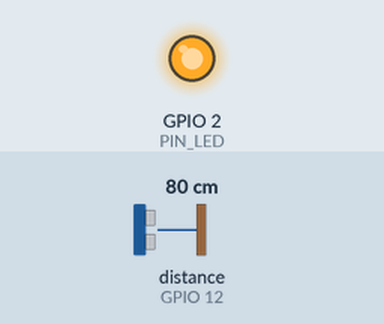
Simulated run of this sketch. Board: ESP8266 (NodeMCU). Shown: output pins drawn as LEDs (lit = HIGH). Wiring (inferred from the names in the program): ultrasonic range finder: trigger GPIO 14; echo GPIO 12. The test bench sets the inputs (shaded band); at power-on: distance to the obstacle (sensor on GPIO 12) 80 cm. The echo pulse lasts 58.3 µs per cm; WiFi joins after 1.5 s; servers stay silent unless stated; uploads are accepted with an empty reply; pins used as bus, display or sensor lines are not drawn; what the sketch prints to the serial monitor is not drawn.

Above: at 3.7 s.
3.8 s: distance to the obstacle (sensor on GPIO 12) set to 2 cm
At 5.21 s:
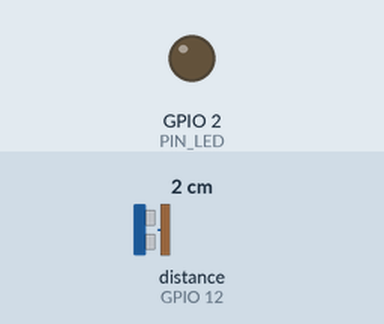
6.6 s: distance to the obstacle (sensor on GPIO 12) set to 9 cm
Timing chart, 0 to 16.5 s (numbered marks = the images above; inputs shaded):
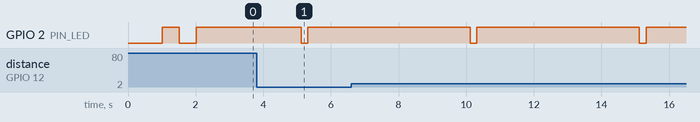

The sketch:

garbage_bin.ino
```cpp
/**
 * ============================================================================
 * SmartBin — IoT-Enabled Garbage Bin Monitoring System
 * Target Board: ESP8266 NodeMCU (ESP-12E Module)
 * Ultrasonic Sensor: HC-SR04
 * Protocol: HTTP POST / JSON Telemetry
 * ============================================================================
 *
 * Pin Mapping:
 *   HC-SR04 VCC  -> NodeMCU VIN (5V Supply)
 *   HC-SR04 GND  -> NodeMCU GND
 *   HC-SR04 TRIG -> NodeMCU D5 (GPIO 14)
 *   HC-SR04 ECHO -> Voltage Divider (1k / 2k) -> NodeMCU D6 (GPIO 12)
 *
 * CAUTION: ESP8266 GPIO inputs are 3.3V logic. Always use a voltage divider
 * (1k ohm in series, 2k ohm to GND) between HC-SR04 ECHO (5V) and NodeMCU GPIO12.
 * ============================================================================
 */

#include <ESP8266WiFi.h>
#include <ESP8266HTTPClient.h>
#include <WiFiClient.h>

// Attempt to load user configuration file if present
#if __has_include("config.h")
  #include "config.h"
#elif __has_include("config.example.h")
  #include "config.example.h"
#endif

// Default fallback configuration parameters if not defined in config.h
#ifndef WIFI_SSID
  #define WIFI_SSID "Wokwi-GUEST"
#endif
#ifndef WIFI_PASSWORD
  #define WIFI_PASSWORD ""
#endif
#ifndef DEVICE_BIN_ID
  #define DEVICE_BIN_ID "BIN-001"
#endif
#ifndef BACKEND_API_URL
  #define BACKEND_API_URL "http://host.wokwi.internal:5000/api/bins/data"
#endif
#ifndef EMPTY_DISTANCE_CM
  #define EMPTY_DISTANCE_CM 40.0f
#endif
#ifndef FULL_DISTANCE_CM
  #define FULL_DISTANCE_CM 5.0f
#endif
#ifndef MAX_VALID_TOLERANCE
  #define MAX_VALID_TOLERANCE 10.0f
#endif
#ifndef THRESHOLD_COLLECTION
  #define THRESHOLD_COLLECTION 80.0f
#endif
#ifndef THRESHOLD_URGENT
  #define THRESHOLD_URGENT 95.0f
#endif
#ifndef TELEMETRY_INTERVAL_MS
  #define TELEMETRY_INTERVAL_MS 5000
#endif
#ifndef FILTER_SAMPLE_COUNT
  #define FILTER_SAMPLE_COUNT 5
#endif

// Hardware Pin Definitions
#define PIN_TRIG 14  // NodeMCU D5 / GPIO 14
#define PIN_ECHO 12  // NodeMCU D6 / GPIO 12
#define PIN_LED   2  // Built-in LED on ESP-12 (Active LOW)

// Ultrasonic parameters
#define SOUND_SPEED_CM_PER_US 0.0343f
#define PULSE_TIMEOUT_US      30000UL // 30ms timeout (~5.1 meters max)

// Runtime variables
unsigned long lastTransmissionTime = 0;
unsigned int transmissionCounter = 0;

void setup() {
  Serial.begin(115200);
  delay(1000);

  Serial.println();
  Serial.println(F("======================================================"));
  Serial.println(F(" SmartBin IoT Firmware v1.0.0 — ESP8266 NodeMCU"));
  Serial.print(F(" Device ID: "));
  Serial.println(DEVICE_BIN_ID);
  Serial.println(F("======================================================"));

  // Initialize GPIO
  pinMode(PIN_TRIG, OUTPUT);
  pinMode(PIN_ECHO, INPUT);
  pinMode(PIN_LED, OUTPUT);
  digitalWrite(PIN_TRIG, LOW);
  digitalWrite(PIN_LED, HIGH); // Turn off LED initially (Active LOW)

  // Initialize Wi-Fi connection
  connectToWiFi();
}

void loop() {
  // Ensure Wi-Fi is still connected
  if (WiFi.status() != WL_CONNECTED) {
    Serial.println(F("[WiFi] Connection dropped. Reconnecting..."));
    connectToWiFi();
  }

  // Periodic sensor reading and telemetry transmission
  unsigned long currentMillis = millis();
  if (currentMillis - lastTransmissionTime >= TELEMETRY_INTERVAL_MS) {
    lastTransmissionTime = currentMillis;
    transmissionCounter++;

    // 1. Measure raw distance with noise filter
    float rawDistance = measureFilteredDistance(FILTER_SAMPLE_COUNT);

    // 2. Validate sensor reading
    bool isValid = validateDistance(rawDistance);

    // 3. Compute fill percentage and status
    float fillPercentage = 0.0f;
    String statusLabel = "SENSOR ERROR";

    if (isValid) {
      fillPercentage = calculateFillPercentage(rawDistance);
      statusLabel = classifyStatus(fillPercentage);
    }

    // 4. Print debug telemetry to Serial
    printTelemetry(transmissionCounter, rawDistance, fillPercentage, statusLabel, isValid);

    // 5. Transmit telemetry via HTTP POST
    transmitTelemetry(rawDistance, fillPercentage, statusLabel, isValid);
  }
}

/**
 * Connects to local 2.4 GHz Wi-Fi access point
 */
void connectToWiFi() {
  Serial.println();
  Serial.print(F("[WiFi] Connecting to SSID: "));
  Serial.println(WIFI_SSID);

  WiFi.mode(WIFI_STA);
  WiFi.begin(WIFI_SSID, WIFI_PASSWORD);

  int attempts = 0;
  while (WiFi.status() != WL_CONNECTED && attempts < 25) {
    delay(500);
    Serial.print(F("."));
    digitalWrite(PIN_LED, !digitalRead(PIN_LED)); // Flash LED during connect
    attempts++;
  }

  if (WiFi.status() == WL_CONNECTED) {
    digitalWrite(PIN_LED, HIGH); // Off
    Serial.println();
    Serial.println(F("[WiFi] Connected successfully!"));
    Serial.print(F("[WiFi] Device IP Address: "));
    Serial.println(WiFi.localIP());
    Serial.print(F("[WiFi] RSSI Signal: "));
    Serial.print(WiFi.RSSI());
    Serial.println(F(" dBm"));
  } else {
    Serial.println();
    Serial.println(F("[WiFi] Failed to connect. Will retry in loop."));
  }
}

/**
 * Measures single ultrasonic pulse roundtrip time in microseconds
 */
unsigned long measureSinglePulse() {
  digitalWrite(PIN_TRIG, LOW);
  delayMicroseconds(2);
  digitalWrite(PIN_TRIG, HIGH);
  delayMicroseconds(10);
  digitalWrite(PIN_TRIG, LOW);

  return pulseIn(PIN_ECHO, HIGH, PULSE_TIMEOUT_US);
}

/**
 * Takes N ultrasonic samples and returns the median distance in cm
 * This rejects erroneous reflections and acoustic noise.
 */
float measureFilteredDistance(int samples) {
  if (samples < 1) samples = 1;
  float distances[samples];
  int validSamples = 0;

  for (int i = 0; i < samples; i++) {
    unsigned long duration = measureSinglePulse();
    if (duration > 0) {
      // Distance = (Duration * Speed of Sound) / 2
      float dist = (duration * SOUND_SPEED_CM_PER_US) / 2.0f;
      distances[validSamples++] = dist;
    }
    delay(20); // Brief acoustic damping delay between pings
  }

  if (validSamples == 0) {
    return -1.0f; // Timeout / sensor failure
  }

  // Simple bubble sort to find median
  for (int i = 0; i < validSamples - 1; i++) {
    for (int j = 0; j < validSamples - i - 1; j++) {
      if (distances[j] > distances[j + 1]) {
        float tmp = distances[j];
        distances[j] = distances[j + 1];
        distances[j + 1] = tmp;
      }
    }
  }

  // Return median value
  return distances[validSamples / 2];
}

/**
 * Validates distance against physical parameters
 */
bool validateDistance(float dist) {
  if (dist <= 0.0f) return false; // Zero or negative indicates timeout or blind zone
  if (dist > (EMPTY_DISTANCE_CM + MAX_VALID_TOLERANCE)) return false; // Beyond bin boundary
  return true;
}

/**
 * Calculates fill percentage using the calibrated empty and full distances
 * Formula: Fill % = ((Empty - Measured) / (Empty - Full)) * 100
 */
float calculateFillPercentage(float measuredDistance) {
  float usableHeight = EMPTY_DISTANCE_CM - FULL_DISTANCE_CM;
  if (usableHeight <= 0.0f) return 0.0f;

  float garbageHeight = EMPTY_DISTANCE_CM - measuredDistance;
  float percentage = (garbageHeight / usableHeight) * 100.0f;

  // Clamp within 0% - 100%
  if (percentage < 0.0f) percentage = 0.0f;
  if (percentage > 100.0f) percentage = 100.0f;

  return percentage;
}

/**
 * Classifies bin status based on fill percentage
 */
String classifyStatus(float fillPercentage) {
  if (fillPercentage >= THRESHOLD_URGENT) {
    return "FULL";
  } else if (fillPercentage >= THRESHOLD_COLLECTION) {
    return "HIGH";
  } else if (fillPercentage >= 50.0f) {
    return "MEDIUM";
  }
  return "LOW";
}

/**
 * Transmits JSON reading to the municipal backend server
 */
void transmitTelemetry(float distance, float fill, String status, bool sensorValid) {
  if (WiFi.status() != WL_CONNECTED) {
    Serial.println(F("[HTTP] Skipped transmission: Wi-Fi offline."));
    return;
  }

  WiFiClient client;
  HTTPClient http;

  // Flash activity LED
  digitalWrite(PIN_LED, LOW);

  if (http.begin(client, BACKEND_API_URL)) {
    http.addHeader(F("Content-Type"), F("application/json"));

    // Build JSON payload
    String payload = "{";
    payload += "\"bin_id\":\"" + String(DEVICE_BIN_ID) + "\",";
    payload += "\"distance_cm\":" + String(distance, 1) + ",";
    if (sensorValid) {
      payload += "\"fill_percentage\":" + String(fill, 1) + ",";
    } else {
      payload += "\"fill_percentage\":null,";
    }
    payload += "\"status\":\"" + status + "\",";
    payload += "\"sensor_valid\":" + String(sensorValid ? "true" : "false") + ",";
    payload += "\"source\":\"hardware\"";
    payload += "}";

    int httpResponseCode = http.POST(payload);

    if (httpResponseCode > 0) {
      Serial.print(F("[HTTP] POST Result Code: "));
      Serial.print(httpResponseCode);
      if (httpResponseCode == 200 || httpResponseCode == 201) {
        Serial.println(F(" (Success)"));
      } else {
        Serial.println(F(" (Warning/Error)"));
      }
    } else {
      Serial.print(F("[HTTP] POST Failed. Error: "));
      Serial.println(http.errorToString(httpResponseCode).c_str());
    }

    http.end();
  } else {
    Serial.println(F("[HTTP] Unable to connect to host endpoint."));
  }

  // Turn LED back off
  digitalWrite(PIN_LED, HIGH);
}

/**
 * Pretty-print telemetry for Serial Monitor monitoring
 */
void printTelemetry(unsigned int count, float dist, float fill, String status, bool valid) {
  Serial.println(F("------------------------------------------------------"));
  Serial.print(F(" Telemetry #"));
  Serial.print(count);
  Serial.print(F(" | Node: "));
  Serial.print(DEVICE_BIN_ID);
  Serial.print(F(" | Sensor Valid: "));
  Serial.println(valid ? "YES" : "NO");

  if (valid) {
    Serial.print(F(" Distance: "));
    Serial.print(dist, 1);
    Serial.print(F(" cm | Fill Level: "));
    Serial.print(fill, 1);
    Serial.print(F("% | Status: ["));
    Serial.print(status);
    Serial.println(F("]"));
  } else {
    Serial.println(F(" SENSOR FAULT DETECTED: Ultrasonic distance invalid."));
  }
  Serial.println(F("------------------------------------------------------"));
}
```

Measured:
- by itself, GPIO 2 (PIN_LED): alternates HIGH for 4.8 s and LOW for 0.20 s
